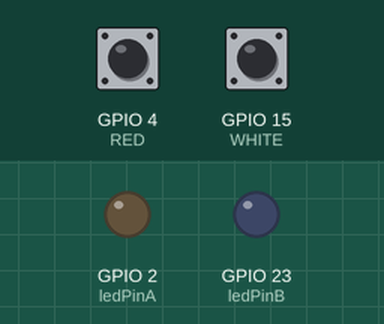
Simulated run of this sketch. Board: ESP32. On the bench: output pins drawn as LEDs (lit = HIGH). The test bench sets the inputs (shaded band); at power-on: GPIO 4 (RED) HIGH, GPIO 15 (WHITE) HIGH. WiFi joins after 1.5 s; servers stay silent unless stated; what the sketch prints to the serial monitor is not drawn.

Above: at 3.2 s.
3.3 s: GPIO 4 (RED) pulled LOW for 0.15 s
At 3.8 s:
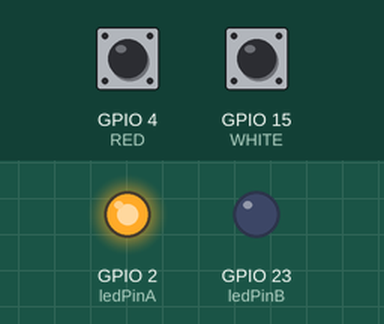
6.4 s: GPIO 15 (WHITE) pulled LOW for 0.15 s
At 7.4 s:
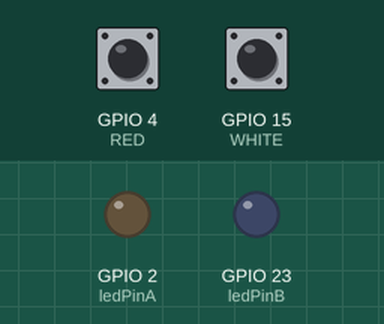
8.0 s: GPIO 4 (RED) pulled LOW for 1 s
At 8.6 s:
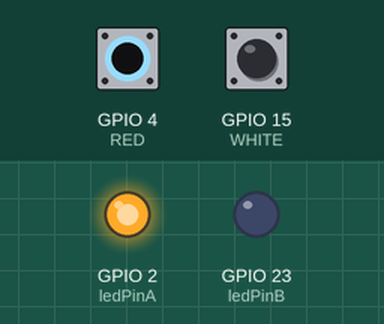
Timing chart, 0 to 11.0 s (numbered marks = the images above; inputs shaded):
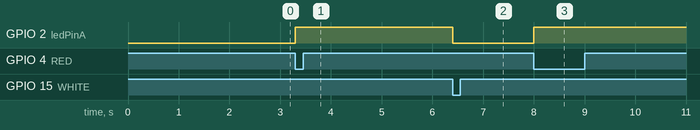

Measured:
- after the input at 3.3 s, GPIO 2 (ledPinA): LOW → HIGH at once
- after the input at 6.4 s, GPIO 2 (ledPinA): HIGH → LOW at once
- after the input at 8.0 s, GPIO 2 (ledPinA): LOW → HIGH at once

The sketch:

07_WEB_WebSocket_Server_Final.ino
```cpp
#define WHITE 15    // Белая кнопка
#define RED 4       // Красная кнопка
#include <WiFi.h>
#include <AsyncTCP.h>
#include <ESPAsyncWebServer.h>
#include "esp32_html.h"

// Данные для подключения к Wi-Fi
const char* ssid = "";
const char* password = "";

bool swStateA = 0;
const int ledPinA = 2;

bool swStateB = 0;
const int ledPinB = 23;

// Создаем AsyncWebServer объект на порту 80
AsyncWebServer server(80);
AsyncWebSocket ws("/ws");

// функция уведомляет всех клиентов сообщением, содержащим все, что вы передаете в качестве аргумента
void notifyClients(String what) {
  String S = "";
  if (what == "swStateA") {
    if (swStateA) S = "A1"; else S = "A0";
  }
  if (what == "swStateB") {
    if (swStateB) S = "B1"; else S = "B0";
  }
  ws.textAll(S);
}

// пришли новые данные от клиентов по протоколу WebSocket
void handleWebSocketMessage(void *arg, uint8_t *data, size_t len) {
  AwsFrameInfo *info = (AwsFrameInfo*)arg;
  if (info->final && info->index == 0 && info->len == len && info->opcode == WS_TEXT) {
    data[len] = 0;
    if (strcmp((char*)data, "switchA") == 0) {
      swStateA = !swStateA;
      notifyClients("swStateA");
    }
    if (strcmp((char*)data, "switchB") == 0) {
      swStateB = !swStateB;
      notifyClients("swStateB");
    }
  }
}

// прослушиватель событий для обработки различных асинхронных шагов протокола WebSocket
void onEvent(AsyncWebSocket *server, AsyncWebSocketClient *client, AwsEventType type,
             void *arg, uint8_t *data, size_t len) {
  switch (type) {
    case WS_EVT_CONNECT:
      Serial.printf("WebSocket client #%u connected from %s\n", client->id(), client->remoteIP().toString().c_str());
      break;
    case WS_EVT_DISCONNECT:
      Serial.printf("WebSocket client #%u disconnected\n", client->id());
      break;
    case WS_EVT_DATA:
      handleWebSocketMessage(arg, data, len);
      break;
    case WS_EVT_PONG:
    case WS_EVT_ERROR:
      break;
  }
}

void initWebSocket() {                   // Инициализация протокола WebSocket
  ws.onEvent(onEvent);
  server.addHandler(&ws);
}

// функция формирования содержимого WEB страницы
String processor(const String& var) {
  Serial.println(var);
  if (var == "BUTTONPLACEHOLDER") {
    String buttons = "";
    buttons += "<h4>switchA - GPIO 02</h4><label class=\"switch\"><input type=\"checkbox\" onchange=\"toggleCheckbox(this)\" id=\"switchA\" " + outputState(swStateA) + "><span class=\"slider\"></span></label>";
    buttons += "<h4>switchB - GPIO 23</h4><label class=\"switch\"><input type=\"checkbox\" onchange=\"toggleCheckbox(this)\" id=\"switchB\" " + outputState(swStateB) + "><span class=\"slider\"></span></label>";
    return buttons;
  }
  return String();
}

String outputState(int ledState) {      // функция замены для отображения переключателей
  if (ledState) {
    return "checked";
  }
  else {
    return "";
  }
}

void setup() {

  Serial.begin(115200);

  pinMode(ledPinA, OUTPUT);
  digitalWrite(ledPinA, LOW);
  pinMode(ledPinB, OUTPUT);
  digitalWrite(ledPinB, LOW);
  pinMode (WHITE, INPUT_PULLUP);
  pinMode (RED, INPUT_PULLUP);

  // Подключаемся к Wi-Fi
  WiFi.begin(ssid, password);
  while (WiFi.status() != WL_CONNECTED) {
    delay(1000);
    Serial.println("Connecting to WiFi..");
  }

  // IP адрес
  Serial.println(WiFi.localIP());

  initWebSocket();

  // Маршрут для корневой веб-страницы
  server.on("/", HTTP_GET, [](AsyncWebServerRequest * request) {
    request->send_P(200, "text/html", index_html, processor);
  });

  // Старт сервер
  server.begin();
}

void loop() {
  ws.cleanupClients();  // очистка не отключившихся клиентов
  digitalWrite(ledPinA, swStateA);
  digitalWrite(ledPinB, swStateB);

  // Нажата белая кнопка - выключаем
  if (!digitalRead(WHITE) && (swStateA == 1)) {
    swStateA = 0;
    notifyClients("swStateA");  // Уведомляем всех клиентов
  }

  // Нажата красная кнопка - включаем
  if (!digitalRead(RED) && (swStateA == 0)) {
    swStateA = 1;
    notifyClients("swStateA");  // Уведомляем всех клиентов
  }
}


// WS_EVT_CONNECTкогда клиент вошел в систему;
// WS_EVT_DISCONNECTкогда клиент вышел из системы;
// WS_EVT_DATAкогда пакет данных получен от клиента;
// WS_EVT_PONGв ответ на пинг-запрос;
// WS_EVT_ERRORпри получении сообщения об ошибке от клиента.
```

esp32_html.h
```cpp
const char index_html[] PROGMEM = R"rawliteral(
<!DOCTYPE HTML><html>
<head>
  <title>ESP WebSocket Server</title>
  <meta name="viewport" content="width=device-width, initial-scale=1">
  <link rel="icon" href="data:,">
  <style>
    html {font-family: Arial; display: inline-block; text-align: center;}
    h2 {font-size: 3.0rem;}
    p {font-size: 3.0rem;}
    body {max-width: 600px; margin:0px auto; padding-bottom: 25px;}
    .switch {position: relative; display: inline-block; width: 120px; height: 68px}
    .switch input {display: none}
    .slider {position: absolute; top: 0; left: 0; right: 0; bottom: 0; background-color: #ccc; border-radius: 6px}
    .slider:before {position: absolute; content: ""; height: 52px; width: 52px; left: 8px; bottom: 8px; background-color: #fff; -webkit-transition: .4s; transition: .4s; border-radius: 3px}
    input:checked+.slider {background-color: #b30000}
    input:checked+.slider:before {-webkit-transform: translateX(52px); -ms-transform: translateX(52px); transform: translateX(52px)}
  </style>
</head>
<body>
  <h2>ESP32 WebSocket</h2>
  %BUTTONPLACEHOLDER%
<script>
  var gateway = `ws://${window.location.hostname}/ws`; // Шлюз — это точка входа в интерфейс WebSocket.
  var websocket;
  window.addEventListener('load', onLoad);             // Прослушиватель событий, который будет вызыватьв процессеработать при загрузке веб-страницы.

  function initWebSocket() {                           // Функция инициализирует соединение WebSocket на шлюзе, определенном ранее
    console.log('Trying to open a WebSocket connection...');
    websocket = new WebSocket(gateway);
    websocket.onopen    = onOpen;
    websocket.onclose   = onClose;
    websocket.onmessage = onMessage; // <-- add this line
  }
  function onOpen(event) {
    console.log('Connection opened');
  }
  function onClose(event) {
    console.log('Connection closed');
    setTimeout(initWebSocket, 2000);
  }
  function onMessage(event) { // Что-то пришло с сервера
    switch (event.data) {
  case "A1":
    document.getElementById('switchA').checked = true;
    break;
  case "A0":
    document.getElementById('switchA').checked = false;
    break;
  case "B1":
  document.getElementById('switchB').checked = true;
    break;
  case "B0":
  document.getElementById('switchB').checked = false;
    break;
  default:
    console.log('MIMO');
}
  }

  function onLoad(event) {              // выполняется при полной загрузке страницы
    initWebSocket();
    //initButton();
  }

  function toggleCheckbox(element) {    // был нажат какой-то из переключателей
    if (element.id == 'switchA') {
     websocket.send('switchA');
    }
    if (element.id == 'switchB') {
     websocket.send('switchB');
     }
  }
</script>
</body>
</html>
)rawliteral";
```
